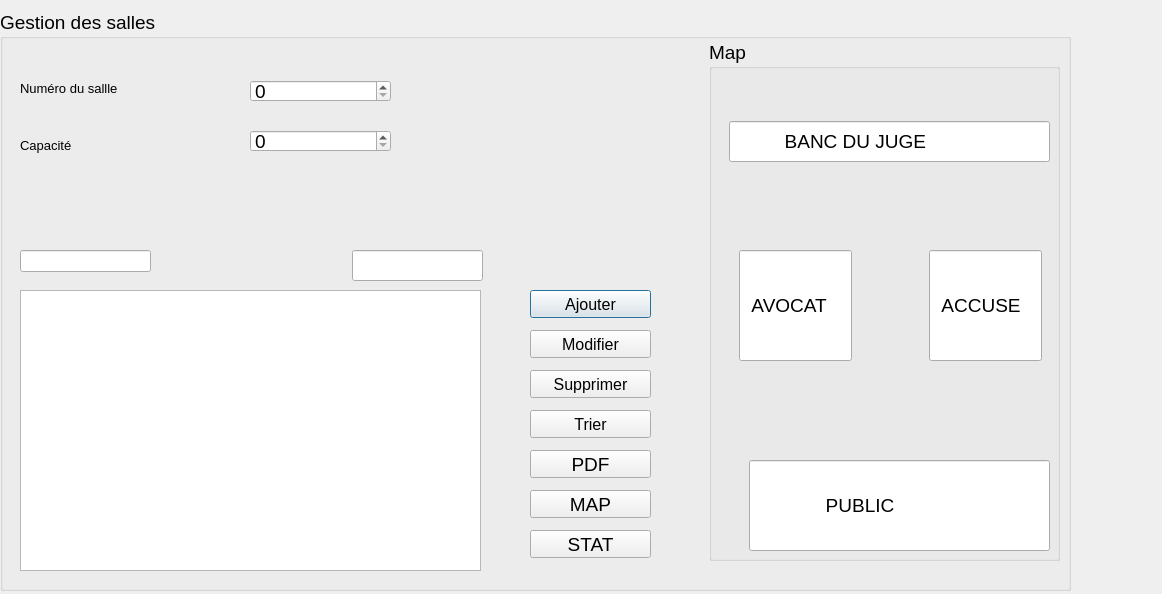
<?xml version="1.0" encoding="UTF-8"?>
<ui version="4.0">
 <class>salle_inter</class>
 <widget class="QDialog" name="salle_inter">
  <property name="geometry">
   <rect>
    <x>0</x>
    <y>0</y>
    <width>1162</width>
    <height>594</height>
   </rect>
  </property>
  <property name="windowTitle">
   <string>Dialog</string>
  </property>
  <widget class="QGroupBox" name="groupBox">
   <property name="geometry">
    <rect>
     <x>0</x>
     <y>10</y>
     <width>1071</width>
     <height>581</height>
    </rect>
   </property>
   <property name="font">
    <font>
     <pointsize>14</pointsize>
    </font>
   </property>
   <property name="title">
    <string>Gestion des salles </string>
   </property>
   <widget class="QLabel" name="label">
    <property name="geometry">
     <rect>
      <x>20</x>
      <y>70</y>
      <width>131</width>
      <height>16</height>
     </rect>
    </property>
    <property name="font">
     <font>
      <pointsize>10</pointsize>
     </font>
    </property>
    <property name="text">
     <string>Numéro du sallle</string>
    </property>
   </widget>
   <widget class="QLabel" name="label_2">
    <property name="geometry">
     <rect>
      <x>20</x>
      <y>120</y>
      <width>151</width>
      <height>31</height>
     </rect>
    </property>
    <property name="font">
     <font>
      <pointsize>10</pointsize>
     </font>
    </property>
    <property name="text">
     <string>Capacité</string>
    </property>
   </widget>
   <widget class="QLabel" name="label_3">
    <property name="geometry">
     <rect>
      <x>20</x>
      <y>190</y>
      <width>201</width>
      <height>16</height>
     </rect>
    </property>
    <property name="font">
     <font>
      <pointsize>10</pointsize>
     </font>
    </property>
    <property name="text">
     <string/>
    </property>
   </widget>
   <widget class="QSpinBox" name="numsalle">
    <property name="geometry">
     <rect>
      <x>250</x>
      <y>70</y>
      <width>141</width>
      <height>22</height>
     </rect>
    </property>
   </widget>
   <widget class="QTableView" name="tableView">
    <property name="geometry">
     <rect>
      <x>20</x>
      <y>280</y>
      <width>461</width>
      <height>281</height>
     </rect>
    </property>
   </widget>
   <widget class="QPushButton" name="pushButton">
    <property name="geometry">
     <rect>
      <x>530</x>
      <y>280</y>
      <width>121</width>
      <height>28</height>
     </rect>
    </property>
    <property name="font">
     <font>
      <pointsize>12</pointsize>
     </font>
    </property>
    <property name="text">
     <string>Ajouter</string>
    </property>
   </widget>
   <widget class="QPushButton" name="pushButton_2">
    <property name="geometry">
     <rect>
      <x>530</x>
      <y>320</y>
      <width>121</width>
      <height>28</height>
     </rect>
    </property>
    <property name="font">
     <font>
      <pointsize>12</pointsize>
     </font>
    </property>
    <property name="text">
     <string>Modifier</string>
    </property>
   </widget>
   <widget class="QPushButton" name="pushButton_3">
    <property name="geometry">
     <rect>
      <x>530</x>
      <y>360</y>
      <width>121</width>
      <height>28</height>
     </rect>
    </property>
    <property name="font">
     <font>
      <pointsize>12</pointsize>
     </font>
    </property>
    <property name="text">
     <string>Supprimer</string>
    </property>
   </widget>
   <widget class="QLineEdit" name="supp">
    <property name="geometry">
     <rect>
      <x>20</x>
      <y>240</y>
      <width>131</width>
      <height>22</height>
     </rect>
    </property>
   </widget>
   <widget class="QPushButton" name="pushButton_4">
    <property name="geometry">
     <rect>
      <x>530</x>
      <y>400</y>
      <width>121</width>
      <height>28</height>
     </rect>
    </property>
    <property name="font">
     <font>
      <pointsize>12</pointsize>
     </font>
    </property>
    <property name="text">
     <string>Trier</string>
    </property>
   </widget>
   <widget class="QGroupBox" name="groupBox_2">
    <property name="geometry">
     <rect>
      <x>709</x>
      <y>30</y>
      <width>351</width>
      <height>521</height>
     </rect>
    </property>
    <property name="title">
     <string>Map</string>
    </property>
    <widget class="QLineEdit" name="lineEdit_4">
     <property name="geometry">
      <rect>
       <x>20</x>
       <y>81</y>
       <width>321</width>
       <height>41</height>
      </rect>
     </property>
     <property name="text">
      <string>          BANC DU JUGE</string>
     </property>
    </widget>
    <widget class="QLineEdit" name="lineEdit_5">
     <property name="geometry">
      <rect>
       <x>30</x>
       <y>210</y>
       <width>113</width>
       <height>111</height>
      </rect>
     </property>
     <property name="text">
      <string>  AVOCAT</string>
     </property>
    </widget>
    <widget class="QLineEdit" name="lineEdit_6">
     <property name="geometry">
      <rect>
       <x>220</x>
       <y>210</y>
       <width>113</width>
       <height>111</height>
      </rect>
     </property>
     <property name="text">
      <string>  ACCUSE</string>
     </property>
    </widget>
    <widget class="QLineEdit" name="lineEdit_7">
     <property name="geometry">
      <rect>
       <x>40</x>
       <y>420</y>
       <width>301</width>
       <height>91</height>
      </rect>
     </property>
     <property name="text">
      <string>              PUBLIC</string>
     </property>
    </widget>
   </widget>
   <widget class="QLineEdit" name="research">
    <property name="geometry">
     <rect>
      <x>352</x>
      <y>240</y>
      <width>131</width>
      <height>31</height>
     </rect>
    </property>
   </widget>
   <widget class="QPushButton" name="pushButton_5">
    <property name="geometry">
     <rect>
      <x>530</x>
      <y>440</y>
      <width>121</width>
      <height>28</height>
     </rect>
    </property>
    <property name="text">
     <string>PDF</string>
    </property>
   </widget>
   <widget class="QPushButton" name="pushButton_6">
    <property name="geometry">
     <rect>
      <x>530</x>
      <y>480</y>
      <width>121</width>
      <height>28</height>
     </rect>
    </property>
    <property name="text">
     <string>MAP</string>
    </property>
   </widget>
   <widget class="QPushButton" name="pushButton_7">
    <property name="geometry">
     <rect>
      <x>530</x>
      <y>520</y>
      <width>121</width>
      <height>28</height>
     </rect>
    </property>
    <property name="text">
     <string>STAT</string>
    </property>
   </widget>
   <widget class="QSpinBox" name="capacite_2">
    <property name="geometry">
     <rect>
      <x>250</x>
      <y>120</y>
      <width>141</width>
      <height>22</height>
     </rect>
    </property>
   </widget>
  </widget>
 </widget>
 <resources/>
 <connections/>
</ui>
